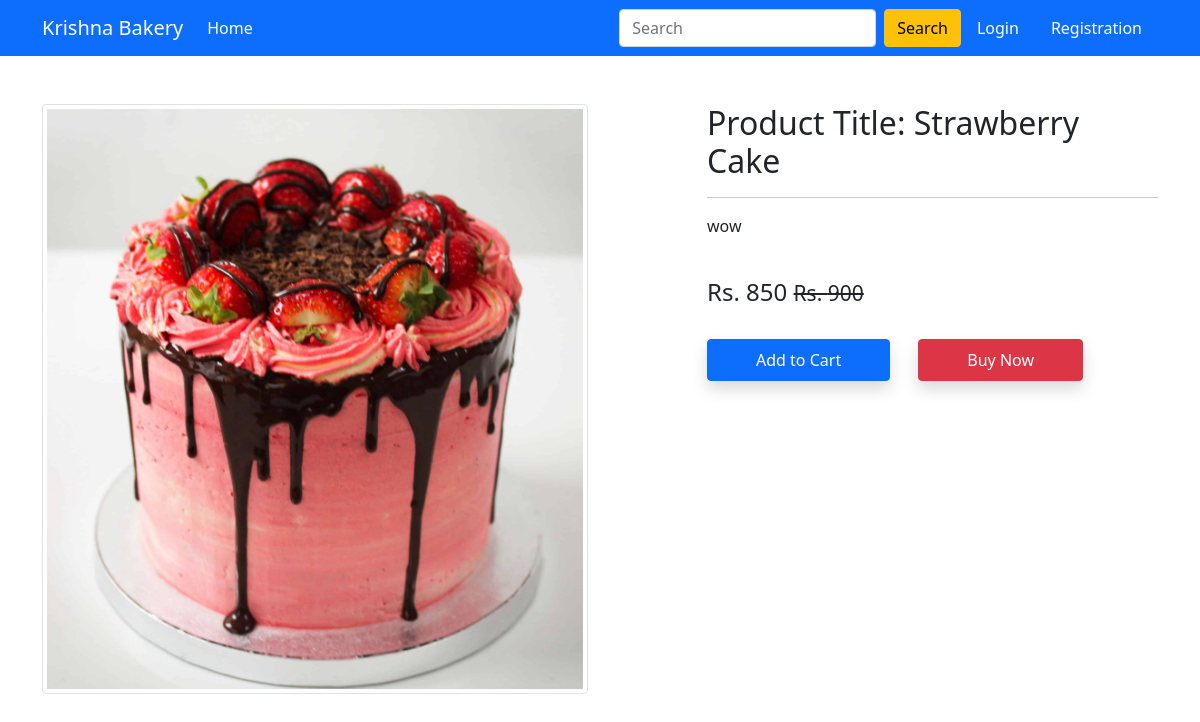
The app's page /product-detail/17b8dc51-5722-4b50-b7da-98207ebdb94b with its own data.
### bakery/models.py (models this page shows, shortened)
class Product(models.Model):
    branch = models.ForeignKey(
        Branch, on_delete=models.SET_NULL, blank=True, null=True)
    title = models.CharField(max_length=100)
    selling_price = models.PositiveIntegerField()
    discounted_price = models.PositiveIntegerField(null=True, blank=True)
    description = models.TextField(null=True, blank=True)
    stock = models.IntegerField(null=True, blank=True)
    weight = models.TextField(null=True, blank=True)
    created = models.DateTimeField(auto_now_add=True)
    id = models.UUIDField(default=uuid.uuid4, unique=True,
                          primary_key=True, editable=False)
    category = models.CharField(choices=CATEGORY_CHOICES, max_length=2)
    product_image = models.ImageField(upload_to='productimg', default="1")

### bakery/views.py (the view)
class ProductDetailView(View):
    def get(self, request, pk):
        totalitem = 0
        product = Product.objects.get(pk=pk)
        item_already_in_cart = False
        if request.user.is_authenticated:
            totalitem = len(Cart.objects.filter(user=request.user))
            item_already_in_cart = Cart.objects.filter(
                Q(product=product.id) & Q(user=request.user)).exists()
        return render(request, 'app/productdetail.html', {'product': product, 'item_already_in_cart': item_already_in_cart, 'totalitem': totalitem})

### bakery/templates/app/productdetail.html (shortened to what this page needs)
{% extends 'app/base.html' %}
{% load static %}
{% block main-content %}
<div class="container my-5">
    <div class="row">
        <div class="col-sm-6 text-center align-self-center">
            <img src="{{product.product_image.url}}" alt="" class="img-fluid img-thumbnail">
        </div>
        <div class="col-sm-5 offset-sm-1">
            <h2>Product Title: {{product.title}}</h2>
            <hr>
            <p>{{product.description}}</p> <br>
            <h4>Rs. {{product.discounted_price}} <small class="fw-light text-decoration-line-through">Rs.
                    {{product.selling_price}}</small></h4> <br>
            {% if not request.user.is_authenticated %}
            <form action="/add-to-cart" class="d-inline">
                <button type="submit" class="btn btn-primary shadow px-5 py-2">Add to Cart</button>
            </form>
            {% endif %}
            <a href="{% url 'checkout' %}" class="btn btn-danger shadow px-5 py-2 ms-4">Buy Now</a>
        </div>
    </div>
</div>
{% endblock main-content %}

### records on screen
Product: product_image (picture), title "Strawberry Cake", description "wow", discounted_price "850", selling_price "900"
